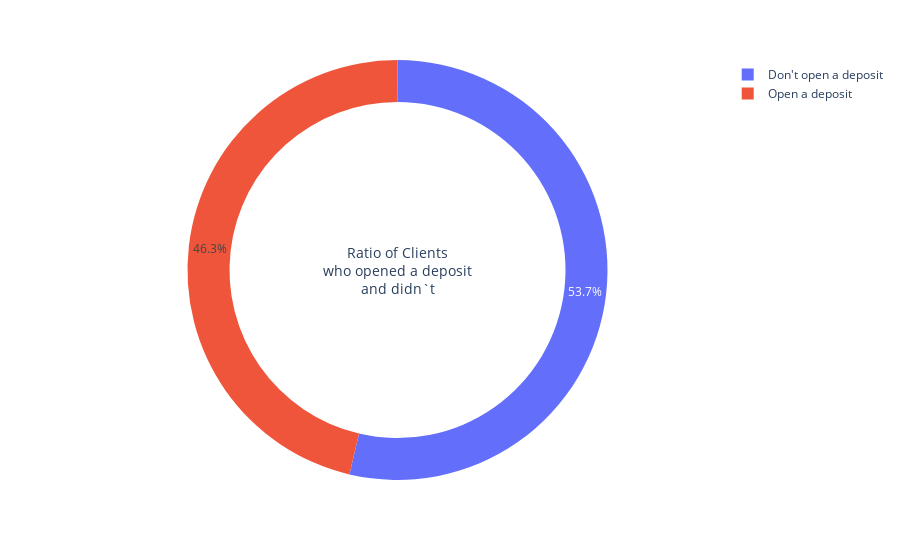

The cell this chart's notebook holds for it:
### Markdown cell above
First step: we need to check target value - (un-)/balanced?

### Code cell
"""
Grouped data by 'deposit' category
Calculate the number of customer by 2 group - open deposit/ no
Building Pie chart in order to illustrate distibution of 2 classes
"""
pie_data = bank_cleaned.groupby('deposit')['deposit'].count()
pie_data.index = ['Don\'t open a deposit', 'Open a deposit']

# building Pie chart (Plotly)
fig = px.pie(
    values=pie_data,
    names=pie_data.index,
    hole=0.8
);

fig.update_layout(
    annotations=[dict(text='Ratio of Сlients<br>who opened a deposit<br>and didn`t',
                      x=0.5, y=0.5, font_size=14, showarrow=False)]
    )

fig.write_image('data/fig1.png')
fig.show()

### Figure 1 — Plotly figure (JSON) as saved in the notebook; plotly's stock layout.template omitted (floating-point values rounded to 4 significant figures)
{"data": [{"domain": {"x": [0, 1], "y": [0, 1]}, "hole": 0.8, "hovertemplate": "label=%{label}<br>value=%{value}<extra></extra>", "labels": ["Don't open a deposit", "Open a deposit"], "legendgroup": "", "name": "", "showlegend": true, "type": "pie", "values": [5424, 4681]}], "layout": {"annotations": [{"font": {"size": 14}, "showarrow": false, "text": "Ratio of Сlients<br>who opened a deposit<br>and didn`t", "x": 0.5, "y": 0.5}], "legend": {"tracegroupgap": 0}, "margin": {"t": 60}}}
